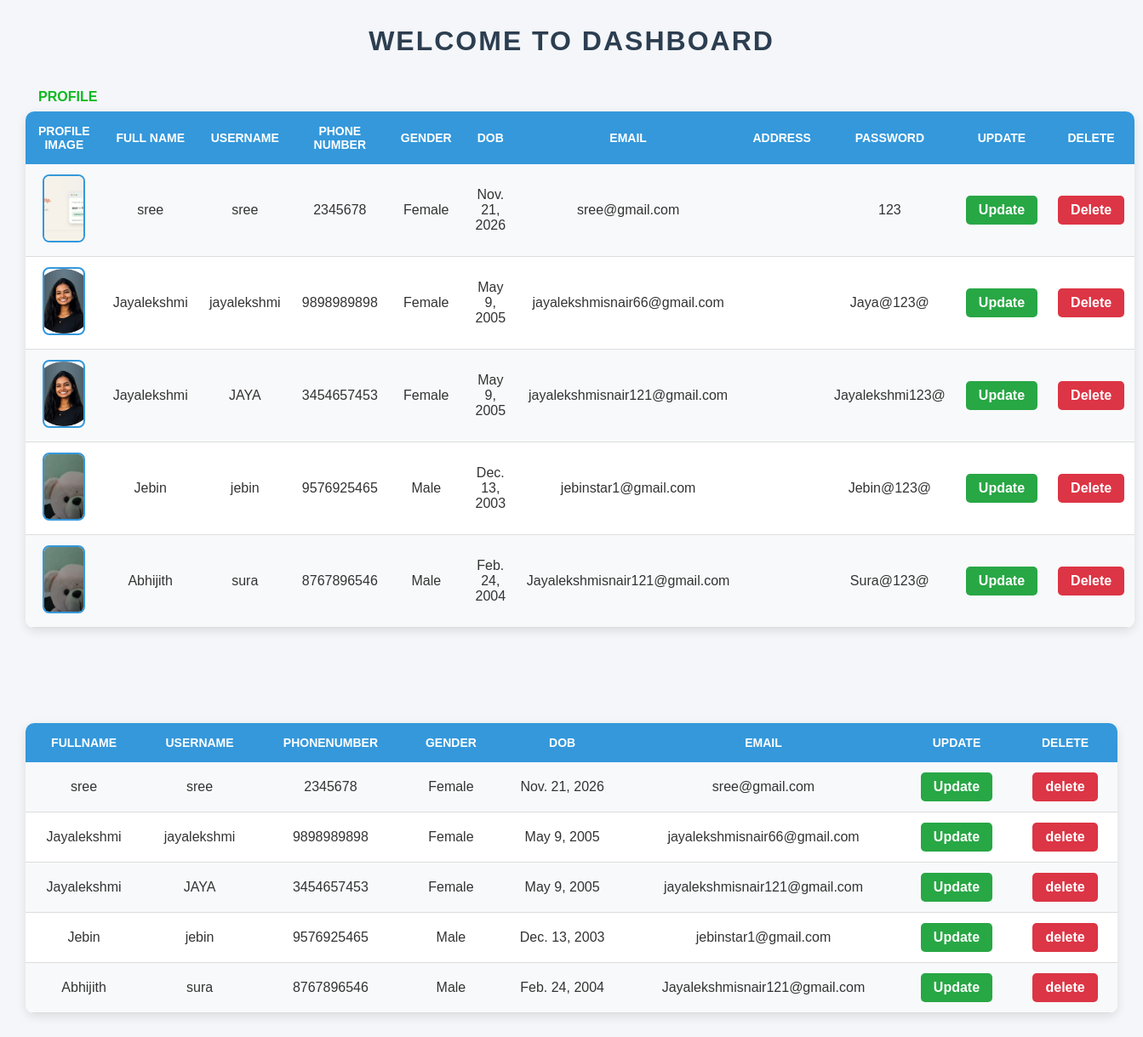
/dashboard/, run on the app's committed database.
### myapp/models.py (models this page shows, shortened)
class RegisterModel(models.Model):
    profile=models.ImageField(upload_to="profile_image/")
    full_name=models.CharField(max_length=50)
    user_name=models.CharField(max_length=30)
    number=models.IntegerField()
    choose=[
        ("Male","Male"),
        ("Female","Female")
    ]
    gender=models.CharField(max_length=30)
    dob=models.DateField()
    email=models.EmailField()
    password=models.CharField(max_length=20)

### myapp/views.py (the view)
# urls.py: path("dashboard/",views.dashboard,name="dashboard"),
def dashboard(request):
    values=[0,1,2,3,4,5,6,7,8,9,10]
    mydata=RegisterModel.objects.all()
    form=RegisterModel.objects.all()
    return render(request,"dashboard.html",{"data":values, "mydata":mydata,"form":form})

### myapp/templates/dashboard.html (shortened to what this page needs)
{% load static %}
<!DOCTYPE html>
<html lang="en">
<head>
    <link rel="stylesheet" href="{% static 'css/dashboard.css' %}">
</head>
<body>
    <h1>WELCOME TO DASHBOARD</h1>
    <a href="{% url 'profile' %}" style="color: rgb(13, 185, 30);">PROFILE</a>
    <table>
       <tr>
        <th>Profile Image</th>
        <th>Full Name</th>
        <th>Username</th>
        <th>Phone Number</th>
        <th>Gender</th>
        <th>DOB</th>
        <th>Email</th>
        <th>Address</th>
        <th>Password</th>
        <th>Update</th>
        <th>Delete</th>
       </tr>
    {% if mydata %}
        {% for i in mydata %}
    <tr>
        <td><img style="width: 50px; height:80px;"  src="{{ i.profile.url }}" alt="image"></td>
        <td>{{ i.full_name }}</td>
        <td>{{ i.user_name }}</td>
        <td>{{ i.number }}</td>
        <td>{{ i.gender }}</td>
        <td>{{ i.dob }}</td>
        <td>{{ i.email }}</td>
        <td>{{ i.address }}</td>
        <td>{{ i.password }}</td>
        <td><a href="{% url 'update' i.id %}">Update</a></td>
        <td><a href="{% url 'delete' i.id %}">Delete</a></td>
    </tr>
    {% endfor %}
    {% endif %}
    </table>
    <br><br><br><br>
    <table>
        <th>fullname</th>
        <th>username</th>
        <th>phonenumber</th>
        <th>gender</th>
        <th>dob</th>
        <th>email</th>
        <th>update</th>
        <th>delete</th>
    {% if form %}
        {% for i in form %}
            <tr>
                <td>{{ i.full_name }}</td>
                <td>{{ i.user_name }}</td>
                <td>{{ i.number }}</td>
                <td>{{ i.gender }}</td>
                <td>{{ i.dob }}</td>
                <td>{{ i.email }}</td>
                <td><a href="{% url 'update_list' i.id %}">Update</a></td>
                <td><a href="{% url 'delete_list' i.id %}">delete</a></td>
            </tr>
        {% endfor %}
    {% endif %}
    </table>
    </body>
</html>

### myapp/static/css/dashboard.css (style rules this page uses)
* { margin:0; padding:0; box-sizing:border-box; font-family:Arial, Helvetica, sans-serif; }
body { background:#f4f6f9; padding:30px; }
h1 { text-align:center; color:#2c3e50; margin-bottom:30px; text-transform:uppercase; letter-spacing:2px; }
table { width:100%; border-collapse:collapse; background:#fff; border-radius:10px; overflow:hidden; box-shadow:0 4px 12px rgba(0,0,0,0.1); margin-bottom:40px; }
th { background:#3498db; color:white; padding:15px; text-transform:uppercase; font-size:14px; }
td { padding:12px; border-bottom:1px solid #ddd; text-align:center; color:#333; }
tr:nth-child(even) { background:#f8f9fa; }
img { width:60px; height:80px; border-radius:8px; object-fit:cover; border:2px solid #3498db; }
a { text-decoration:none; padding:8px 15px; border-radius:5px; color:white; font-weight:bold; display:inline-block; }
a[href*="update"] { background:#28a745; }
a[href*="delete"] { background:#dc3545; }

### data on the page
RegisterModel: profile (picture), full_name "sree", user_name "sree", number "2345678", gender "Female", dob "Nov. 21, 2026", email "sree@gmail.com", password "123"
RegisterModel: profile (picture), full_name "Jayalekshmi", user_name "jayalekshmi", number "9898989898", gender "Female", dob "May 9, 2005", email "jayalekshmisnair66@gmail.com", password "Jaya@123@"
RegisterModel: profile (picture), full_name "Jayalekshmi", user_name "JAYA", number "3454657453", gender "Female", dob "May 9, 2005", email "jayalekshmisnair121@gmail.com", password "Jayalekshmi123@"
RegisterModel: profile (picture), full_name "Jebin", user_name "jebin", number "9576925465", gender "Male", dob "Dec. 13, 2003", email "jebinstar1@gmail.com", password "Jebin@123@"
RegisterModel: profile (picture), full_name "Abhijith", user_name "sura", number "8767896546", gender "Male", dob "Feb. 24, 2004", email "Jayalekshmisnair121@gmail.com", password "Sura@123@"
